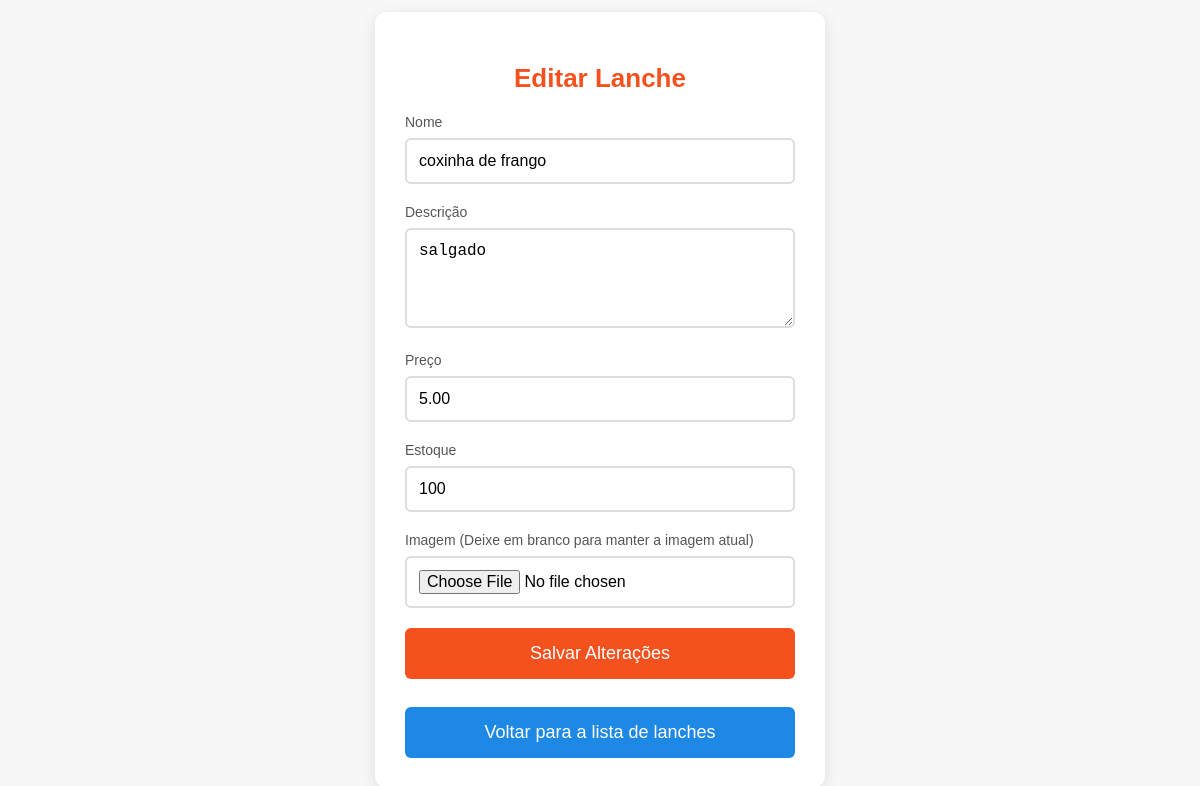
The app's page /admin/editar_lanche.php?id=2, older data.
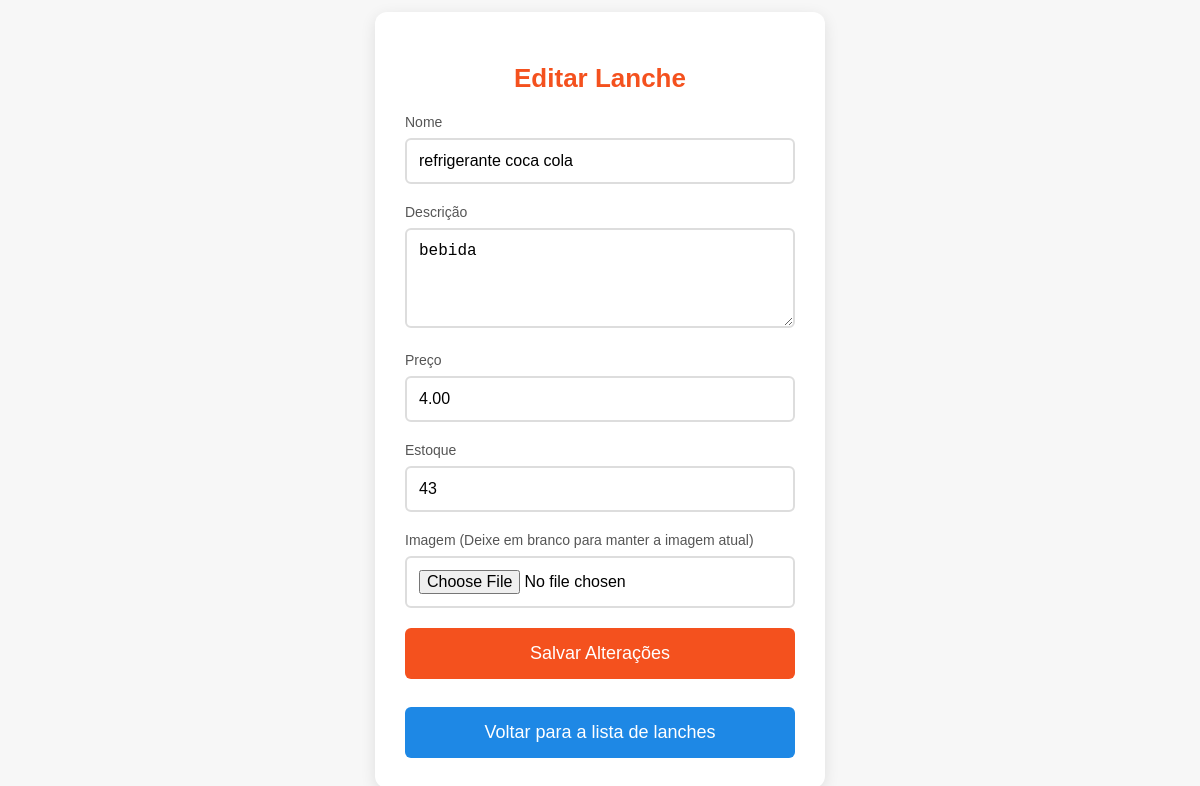
The same page, newer data.
### tables this page shows
CREATE TABLE `lanches` (
  `id` int(11) NOT NULL,
  `nome` varchar(255) NOT NULL,
  `descricao` text NOT NULL,
  `preco` decimal(10,2) NOT NULL,
  `estoque` int(11) NOT NULL,
  `imagem` varchar(255) NOT NULL,
  `data_criacao` timestamp NOT NULL DEFAULT current_timestamp()
);

### admin/editar_lanche.php (the view, shortened to what this page needs)
<?php
include("conexao.php");
if (isset($_GET['id'])) {
    $id = $_GET['id'];
    $stmt = $pdo->prepare("SELECT * FROM lanches WHERE id = :id");
    $stmt->bindParam(':id', $id);
    $stmt->execute();
    $lanche = $stmt->fetch(PDO::FETCH_ASSOC);
} else {
    $mensagem = exibirMensagem('ID do lanche não informado.', 'error');
}
?>
<!DOCTYPE html>
<html lang="pt-br">
<head>
</head>
<body>
    <div class="container">
        <h2>Editar Lanche</h2>
        <form method="POST" enctype="multipart/form-data">
            <div class="input-group">
                <label for="nome">Nome</label>
                <input type="text" name="nome" id="nome" value="<?php echo htmlspecialchars($lanche['nome']); ?>" required>
            </div>
            <div class="input-group">
                <label for="descricao">Descrição</label>
                <textarea name="descricao" id="descricao" rows="4" required><?php echo htmlspecialchars($lanche['descricao']); ?></textarea>
            </div>
            <div class="input-group">
                <label for="preco">Preço</label>
                <input type="number" name="preco" id="preco" value="<?php echo htmlspecialchars($lanche['preco']); ?>" step="0.01" required>
            </div>
            <div class="input-group">
                <label for="estoque">Estoque</label>
                <input type="number" name="estoque" id="estoque" value="<?php echo htmlspecialchars($lanche['estoque']); ?>" required>
            </div>
            <div class="input-group">
                <label for="imagem">Imagem (Deixe em branco para manter a imagem atual)</label>
                <input type="file" name="imagem" id="imagem">
            </div>
            <button type="submit" class="btn-submit">Salvar Alterações</button>
        </form>
        <br>
        <a href="listar_lanches.php" class="btn-back">Voltar para a lista de lanches</a>
    </div>
</body>
</html>

Row changes from the older to the newer data that the page shows:
changed lanches: nome "coxinha de frango" → "refrigerante coca cola"; descricao "salgado" → "bebida"; preco "5.00" → "4.00"; estoque "100" → "43"
